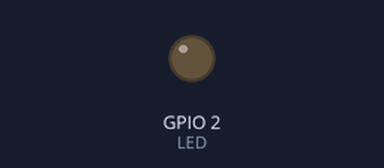
This program was run on a simulated ESP32. On the bench: output pins drawn as LEDs (lit = HIGH). What the program prints to the serial monitor is not drawn.

Above: at 1.0 s.
At 8.4 s:
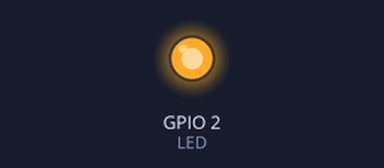
Timing chart, 0 to 9.0 s (numbered marks = the images above):
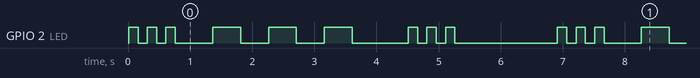

The program:

main.cpp
```cpp
#include <Arduino.h>

#define LED 2
#define PUNTO 150
#define LINEA 3 * PUNTO
#define INT_SIMBOLO PUNTO
#define INT_LETTERA 3 * PUNTO
#define INT_PAROLA 7 * PUNTO

String alfabeto[] = {"01", "1110", "0101", "100", "0", "0010", "110", "0000", "00",
                     "0111", "101", "0100", "11", "10", "111", "0110", "1101", "101", "000",
                     "1", "001", "0001", "011", "1001", "1011", "1100"},
       parola = "sos";

int indice, i, k;

void simbolo(int s)
{
  digitalWrite(LED, HIGH);
  delay(s);
  digitalWrite(LED, LOW);
  delay(s);
}

void setup()
{
  Serial.begin(115200);
  pinMode(2, OUTPUT);
  delay(10);
  Serial.println("Codifica Morse!");
}

void loop()
{
  i = 0;
  while (i < parola.length())
  {
    indice = parola.charAt(i) - 'a';
    Serial.print("Carattere ");
    Serial.print(i);
    Serial.print(": ");
    Serial.print(parola.charAt(i));
    Serial.print("\t");
    Serial.print("Posizione in alfabeto: ");
    Serial.print(indice);
    Serial.print("\t");
    Serial.print("Codifica Morse: ");
    Serial.print(alfabeto[indice]);
    Serial.print("\t");
    k = 0;
    while (k < alfabeto[indice].length())
    {
      if (alfabeto[indice].charAt(k) == '0')
      {
        simbolo(PUNTO);
        Serial.print(".");
      }
      else
      {
        simbolo(LINEA);
        Serial.print("-");
      }
      k++;
    }
    Serial.println();
    Serial.println("Fine LETTERA...");
    delay(INT_LETTERA);

    i++;
  }
  Serial.println("Fine PAROLA...");
  delay(INT_PAROLA);
}
```

Measured:
- by itself, GPIO 2 (LED): repeats every 6.9 s: 2 × (LOW 0.15 s, HIGH 0.15 s), LOW 0.60 s, 2 × (HIGH 0.45 s, LOW 0.45 s), HIGH 0.45 s, LOW 0.90 s, 2 × (HIGH 0.15 s, LOW 0.15 s), HIGH 0.15 s, LOW 1.7 s, HIGH 0.15 s
- by itself, everything shown: repeats every 6.9 s, in 18 steps
